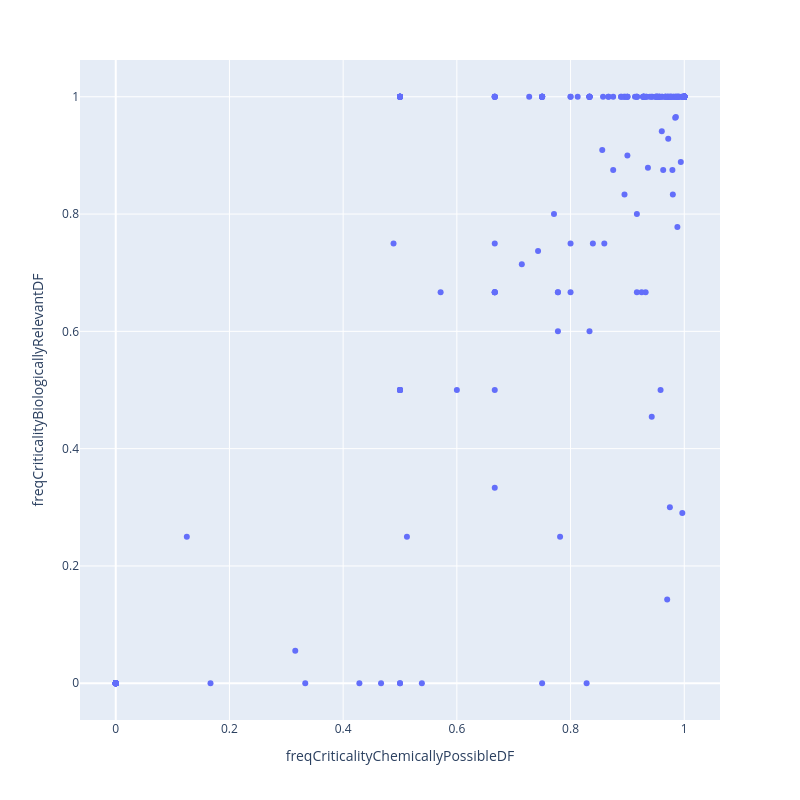

The cell this chart's notebook holds for it:
### Code cell
fig = px.scatter(dfMoleculesChemicallyPossibleBiologicallyRelevant, x="freqCriticalityChemicallyPossibleDF", y="freqCriticalityBiologicallyRelevantDF", hover_name="moleculeChebiLabel", hover_data=["countChemicallyPossible", "countBiologicallyRelevant"])
fig.update_layout(width=800)
fig.update_layout(height=800)
fig.show()

### Figure 1 — Plotly figure (JSON) as saved in the notebook; plotly's stock layout.template omitted (floating-point values rounded to 4 significant figures; data arrays with more than 128 entries replaced by an {"elided": "..."} marker saying what was removed)
{"data": [{"customdata": {"elided": "837x2 int values"}, "hovertemplate": "<b>%{hovertext}</b><br><br>freqCriticalityChemicallyPossibleDF=%{x}<br>freqCriticalityBiologicallyRelevantDF=%{y}<br>countChemicallyPossible=%{customdata[0]}<br>countBiologicallyRelevant=%{customdata[1]}<extra></extra>", "hovertext": {"elided": "837 str values"}, "legendgroup": "", "marker": {"color": "#636efa", "symbol": "circle"}, "mode": "markers", "name": "", "orientation": "v", "showlegend": false, "type": "scatter", "x": {"elided": "837 float values"}, "xaxis": "x", "y": {"elided": "837 float values"}, "yaxis": "y"}], "layout": {"height": 800, "legend": {"tracegroupgap": 0}, "margin": {"t": 60}, "width": 800, "xaxis": {"anchor": "y", "domain": [0, 1], "title": {"text": "freqCriticalityChemicallyPossibleDF"}}, "yaxis": {"anchor": "x", "domain": [0, 1], "title": {"text": "freqCriticalityBiologicallyRelevantDF"}}}}
